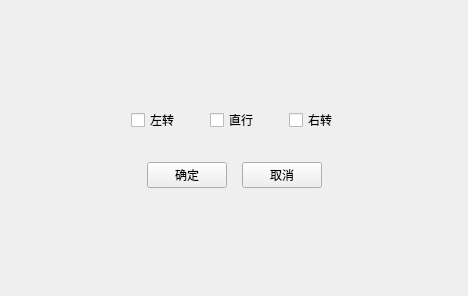
<?xml version="1.0" encoding="UTF-8"?>
<ui version="4.0">
 <class>Dlg_Detection_Phase</class>
 <widget class="QDialog" name="Dlg_Detection_Phase">
  <property name="geometry">
   <rect>
    <x>0</x>
    <y>0</y>
    <width>468</width>
    <height>296</height>
   </rect>
  </property>
  <property name="windowTitle">
   <string>Dlg_Detection_Phase</string>
  </property>
  <layout class="QVBoxLayout" name="verticalLayout">
   <property name="spacing">
    <number>30</number>
   </property>
   <item>
    <spacer name="verticalSpacer">
     <property name="orientation">
      <enum>Qt::Vertical</enum>
     </property>
     <property name="sizeHint" stdset="0">
      <size>
       <width>20</width>
       <height>68</height>
      </size>
     </property>
    </spacer>
   </item>
   <item>
    <layout class="QHBoxLayout" name="horizontalLayout">
     <property name="spacing">
      <number>30</number>
     </property>
     <item>
      <spacer name="horizontalSpacer">
       <property name="orientation">
        <enum>Qt::Horizontal</enum>
       </property>
       <property name="sizeHint" stdset="0">
        <size>
         <width>40</width>
         <height>20</height>
        </size>
       </property>
      </spacer>
     </item>
     <item>
      <widget class="QCheckBox" name="chk_1">
       <property name="text">
        <string>左转</string>
       </property>
      </widget>
     </item>
     <item>
      <widget class="QCheckBox" name="chk_2">
       <property name="text">
        <string>直行</string>
       </property>
      </widget>
     </item>
     <item>
      <widget class="QCheckBox" name="chk_3">
       <property name="text">
        <string>右转</string>
       </property>
      </widget>
     </item>
     <item>
      <spacer name="horizontalSpacer_2">
       <property name="orientation">
        <enum>Qt::Horizontal</enum>
       </property>
       <property name="sizeHint" stdset="0">
        <size>
         <width>40</width>
         <height>20</height>
        </size>
       </property>
      </spacer>
     </item>
    </layout>
   </item>
   <item>
    <layout class="QHBoxLayout" name="horizontalLayout_2">
     <property name="spacing">
      <number>15</number>
     </property>
     <item>
      <spacer name="horizontalSpacer_4">
       <property name="orientation">
        <enum>Qt::Horizontal</enum>
       </property>
       <property name="sizeHint" stdset="0">
        <size>
         <width>40</width>
         <height>20</height>
        </size>
       </property>
      </spacer>
     </item>
     <item>
      <widget class="QPushButton" name="btn_ok">
       <property name="focusPolicy">
        <enum>Qt::NoFocus</enum>
       </property>
       <property name="text">
        <string>确定</string>
       </property>
      </widget>
     </item>
     <item>
      <widget class="QPushButton" name="btn_cancel">
       <property name="focusPolicy">
        <enum>Qt::NoFocus</enum>
       </property>
       <property name="text">
        <string>取消</string>
       </property>
      </widget>
     </item>
     <item>
      <spacer name="horizontalSpacer_3">
       <property name="orientation">
        <enum>Qt::Horizontal</enum>
       </property>
       <property name="sizeHint" stdset="0">
        <size>
         <width>40</width>
         <height>20</height>
        </size>
       </property>
      </spacer>
     </item>
    </layout>
   </item>
   <item>
    <spacer name="verticalSpacer_2">
     <property name="orientation">
      <enum>Qt::Vertical</enum>
     </property>
     <property name="sizeHint" stdset="0">
      <size>
       <width>20</width>
       <height>67</height>
      </size>
     </property>
    </spacer>
   </item>
  </layout>
 </widget>
 <layoutdefault spacing="6" margin="11"/>
 <resources/>
 <connections/>
</ui>
